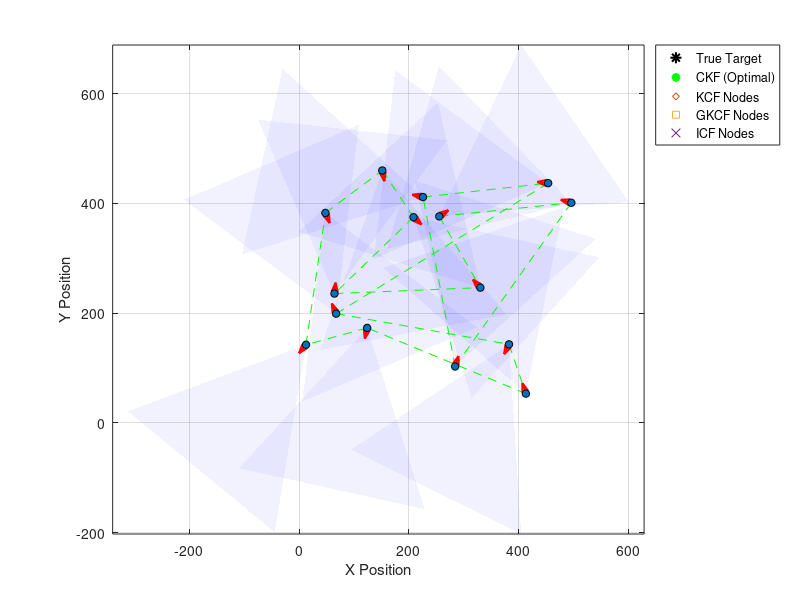

The MATLAB source for this figure: (Note: this script raises an error after producing the figure.)
% MAE 247: Algorithm Convergence Animation (Dynamic Tracking + Active Sensors)
% Outputs an MP4 video with a zoomed-in, tracking perspective and LOS arrows.
clear; clc; close all;

%% 1. Experiment Parameters
N = 15;                 % sensors
K = 20;                 % iterations per time step
Delta = 2;              % degree
SR = 300;               % range
t_max = 30;             % times steps for animation
epsilon = 0.65 / Delta; % consensus speed param
gridsize = 500;         % environment size
zoom_window = 100;      % frame size

% sys mats
H = [1 0 0 0; 0 1 0 0];
Phi = [1 0 1 0; 0 1 0 1; 0 0 1 0; 0 0 0 1];
Q = diag([10, 10, 1, 1]); 
R = 100 * eye(2);
B = inv(R);

%% 2. Environment & Initializations Setup
rng('shuffle'); % for env

sensor_pos = gridsize * rand(2, N);
sensor_theta = 2 * pi * rand(1, N);

Adj = zeros(N, N);
for d = 1:(Delta/2)
    Adj = Adj + diag(ones(N-d, 1), d) + diag(ones(N-d, 1), -d);
    Adj = Adj + diag(ones(d, 1), N-d) + diag(ones(d, 1), -(N-d));
end

% target trajectory initial state (center start)
x_true = [gridsize/2; gridsize/2; 2*cos(rand*2*pi); 2*sin(rand*2*pi)]; 

% init uncorrelated priors
P_prior_init = diag([200, 200, 10, 10]); 
J_prior_init = inv(P_prior_init);

x_prior_icf = zeros(4, N);
J_prior_icf = repmat(J_prior_init, 1, 1, N);
for i = 1:N
    x_prior_icf(:, i) = x_true + chol(P_prior_init)' * randn(4,1); 
end

x_prior_ckf = x_prior_icf(:, 1); J_prior_ckf = J_prior_init;
x_prior_kcf = x_prior_icf;       J_prior_kcf = J_prior_icf;
x_prior_gkcf = x_prior_icf;      J_prior_gkcf = J_prior_icf;

%% 3. Setup Animation Figure & Video Writer
fig = figure('Name', 'Convergence Animation', 'Position', [100, 100, 800, 700]);
hold on; axis equal;
box on; grid on;
xlabel('X Position'); ylabel('Y Position');

fov_angle = pi/6;
edge_len = SR / cos(fov_angle);
for i = 1:N
    p1 = sensor_pos(:, i);
    p2 = p1 + edge_len * [cos(sensor_theta(i)-fov_angle); sin(sensor_theta(i)-fov_angle)];
    p3 = p1 + edge_len * [cos(sensor_theta(i)+fov_angle); sin(sensor_theta(i)+fov_angle)];
    patch([p1(1) p2(1) p3(1)], [p1(2) p2(2) p3(2)], 'b', 'FaceAlpha', 0.05, 'EdgeColor', 'none');
end

for i = 1:N
    neighbors = find(Adj(i, :));
    for j = neighbors
        if j > i 
            plot([sensor_pos(1, i), sensor_pos(1, j)], [sensor_pos(2, i), sensor_pos(2, j)], 'g--', 'LineWidth', 0.5);
        end
    end
end
quiver(sensor_pos(1,:), sensor_pos(2,:), 20*cos(sensor_theta), 20*sin(sensor_theta), 0, 'r', 'LineWidth', 1.5, 'MaxHeadSize', 0.5);
scatter(sensor_pos(1,:), sensor_pos(2,:), 30, 'ro', 'filled', 'MarkerEdgeColor', 'k');

h_trail = plot(NaN, NaN, 'k:', 'LineWidth', 1);
h_kcf   = scatter(NaN, NaN, 25, 'magenta', 'd', 'LineWidth', 1);
h_gkcf  = scatter(NaN, NaN, 25, 'b', 's', 'LineWidth', 1);
h_icf   = scatter(NaN, NaN, 40, 'r', 'x', 'LineWidth', 1.5);

h_ckf   = plot(NaN, NaN, 'go', 'MarkerSize', 5, 'LineWidth', 1.5, 'MarkerFaceColor', 'g');
h_true  = plot(NaN, NaN, 'k*', 'MarkerSize', 10, 'LineWidth', 1.5);

legend([h_true, h_ckf, h_kcf, h_gkcf, h_icf], ...
    'True Target', 'CKF (Optimal)', 'KCF Nodes', 'GKCF Nodes', 'ICF Nodes', ...
    'Location', 'northeastoutside');

trail_x = []; trail_y = [];
h_los = []; h_arrows = []; % Arrays to hold dynamic LOS lines and boundary arrows

video_filename = sprintf('Convergence_Tracking_K%d.mp4', K);
vidObj = VideoWriter(video_filename, 'MPEG-4'); 
vidObj.FrameRate = 12; 
open(vidObj);
fprintf('Recording video to: %s\n', video_filename);

%% 4. Main Animation Loop (Time Steps)
for t = 1:t_max
    x_true = Phi * x_true + chol(Q)' * randn(4,1);
    trail_x = [trail_x, x_true(1)];
    trail_y = [trail_y, x_true(2)];
    
    set(h_trail, 'XData', trail_x, 'YData', trail_y);
    set(h_true, 'XData', x_true(1), 'YData', x_true(2));
    
    % camera
    xlim([x_true(1) - zoom_window/2, x_true(1) + zoom_window/2]);
    ylim([x_true(2) - zoom_window/2, x_true(2) + zoom_window/2]);
    
    % line of sight
    U_all = zeros(4, 4, N);
    u_all = zeros(4, N);
    active_cams = []; % track which cameras can see the target this turn
    
    for i = 1:N
        vec_to_target = x_true(1:2) - sensor_pos(:, i);
        dist = norm(vec_to_target);
        angle_diff = wrapToPi(atan2(vec_to_target(2), vec_to_target(1)) - sensor_theta(i));
        
        if dist <= SR && abs(angle_diff) <= pi/6
            Z_i = H * x_true + chol(R)' * randn(2,1); 
            U_all(:,:,i) = H' * B * H;
            u_all(:,i)   = H' * B * Z_i;
            active_cams = [active_cams, i]; % record active camera
        end
    end
    
    % active cams
    if ~isempty(h_los); delete(h_los); h_los = []; end
    if ~isempty(h_arrows); delete(h_arrows); h_arrows = []; end
    
    W = zoom_window / 2; % dist from edge to screen
    for i = active_cams
        xc = sensor_pos(1, i); yc = sensor_pos(2, i);
        xt = x_true(1); yt = x_true(2);
        
        % line of sight
        h_los(end+1) = plot([xt, xc], [yt, yc], 'Color', [1, 0.5, 0, 0.4], 'LineStyle', '-', 'LineWidth', 1.5,'DisplayName',sprintf("LoS to Cam %d",i));
    end
    
    % inclusive sums (KCF/GKCF)
    S = zeros(4, 4, N); y = zeros(4, N);
    for i = 1:N
        inc_neigh = [find(Adj(i, :)), i];
        for j = inc_neigh
            S(:,:,i) = S(:,:,i) + U_all(:,:,j);
            y(:,i)   = y(:,i)   + u_all(:,j);
        end
    end
    
    % CKF (Instantaneous Update)
    U_total = sum(U_all, 3); u_total = sum(u_all, 2);
    J_post_ckf = J_prior_ckf + U_total;
    x_post_ckf = J_post_ckf \ (J_prior_ckf * x_prior_ckf + u_total);
    set(h_ckf, 'XData', x_post_ckf(1), 'YData', x_post_ckf(2));
    
    % Initialize Distributed Filters for Consensus
    x_kcf_k = x_prior_kcf;
    J_post_kcf = zeros(4, 4, N);
    for i = 1:N; J_post_kcf(:,:,i) = J_prior_kcf(:,:,i) + S(:,:,i); end
    
    x_gkcf_k = x_prior_gkcf;
    J_post_gkcf = zeros(4, 4, N);
    for i = 1:N
        sum_J_diff = sum(J_prior_gkcf(:,:,find(Adj(i,:))), 3) - sum(Adj(i,:))*J_prior_gkcf(:,:,i);
        J_post_gkcf(:,:,i) = J_prior_gkcf(:,:,i) + epsilon * sum_J_diff + S(:,:,i);
    end
    
    V = zeros(4, 4, N); v = zeros(4, N);
    for i = 1:N
        V(:,:,i) = (1/N) * J_prior_icf(:,:,i) + U_all(:,:,i);
        v(:,i)   = (1/N) * J_prior_icf(:,:,i) * x_prior_icf(:,i) + u_all(:,i);
    end
% Convergence loop
    for k_iter = 1:K
        
        title(sprintf('Time Step: %d | Consensus Iteration: %d / %d', t, k_iter, K), 'FontSize', 12);
        
        x_new_kcf = x_kcf_k;
        for i = 1:N
            sum_x_diff = sum(x_kcf_k(:, find(Adj(i,:))) - x_kcf_k(:, i), 2);
            J_inv = inv(J_prior_kcf(:,:,i));
            consensus_term = (epsilon / (1 + norm(J_inv))) * J_inv * sum_x_diff;
            meas_term = (k_iter==1) * (inv(J_post_kcf(:,:,i)) * (y(:,i) - S(:,:,i)*x_prior_kcf(:,i)));
            x_new_kcf(:, i) = x_kcf_k(:, i) + meas_term + consensus_term;
        end
        x_kcf_k = x_new_kcf;
        
        
        x_new_gkcf = x_gkcf_k;
        for i = 1:N
            neighbors = find(Adj(i, :));
            sum_Jx_diff = zeros(4, 1);
            for j = neighbors
                sum_Jx_diff = sum_Jx_diff + J_prior_gkcf(:,:,j) * (x_gkcf_k(:, j) - x_gkcf_k(:, i));
            end
            consensus_term = inv(J_post_gkcf(:,:,i)) * epsilon * sum_Jx_diff;
            meas_term = (k_iter==1) * (inv(J_post_gkcf(:,:,i)) * (y(:,i) - S(:,:,i)*x_prior_gkcf(:,i)));
            x_new_gkcf(:, i) = x_gkcf_k(:, i) + meas_term + consensus_term;
        end
        x_gkcf_k = x_new_gkcf;
       
        V_new = V; v_new = v;
        x_icf_intermediate = zeros(4, N);
        for i = 1:N
            neighbors = find(Adj(i, :));
            sum_V_diff = sum(V(:,:,neighbors), 3) - sum(Adj(i,:))*V(:,:,i);
            sum_v_diff = sum(v(:,neighbors), 2) - sum(Adj(i,:))*v(:,i);
            V_new(:,:,i) = V(:,:,i) + epsilon * sum_V_diff;
            v_new(:,i)   = v(:,i)   + epsilon * sum_v_diff;
            x_icf_intermediate(:, i) = V_new(:,:,i) \ v_new(:,i);
        end
        V = V_new; v = v_new;

        set(h_kcf, 'XData', x_kcf_k(1,:), 'YData', x_kcf_k(2,:));
        set(h_gkcf, 'XData', x_gkcf_k(1,:), 'YData', x_gkcf_k(2,:));
        set(h_icf, 'XData', x_icf_intermediate(1,:), 'YData', x_icf_intermediate(2,:));
        
        drawnow;
        

        frame = getframe(fig);
        writeVideo(vidObj, frame);
        
    end
    
    % predict
    x_post_icf = zeros(4, N);
    for i = 1:N
        J_post_icf = N * V(:, :, i);
        x_post_icf(:, i) = V(:, :, i) \ v(:, i); 
        J_prior_icf(:, :, i) = inv(Phi * inv(J_post_icf) * Phi' + Q);
        x_prior_icf(:, i)    = Phi * x_post_icf(:, i);
        
        J_prior_kcf(:, :, i) = inv(Phi * inv(J_post_kcf(:,:,i)) * Phi' + Q);
        x_prior_kcf(:, i)    = Phi * x_kcf_k(:, i);
        
        J_prior_gkcf(:, :, i) = inv(Phi * inv(J_post_gkcf(:,:,i)) * Phi' + Q);
        x_prior_gkcf(:, i)    = Phi * x_gkcf_k(:, i);
    end
    J_prior_ckf = inv(Phi * inv(J_post_ckf) * Phi' + Q);
    x_prior_ckf = Phi * x_post_ckf;
end

close(vidObj);
fprintf('Animation Complete! File saved as: %s\n', video_filename);
